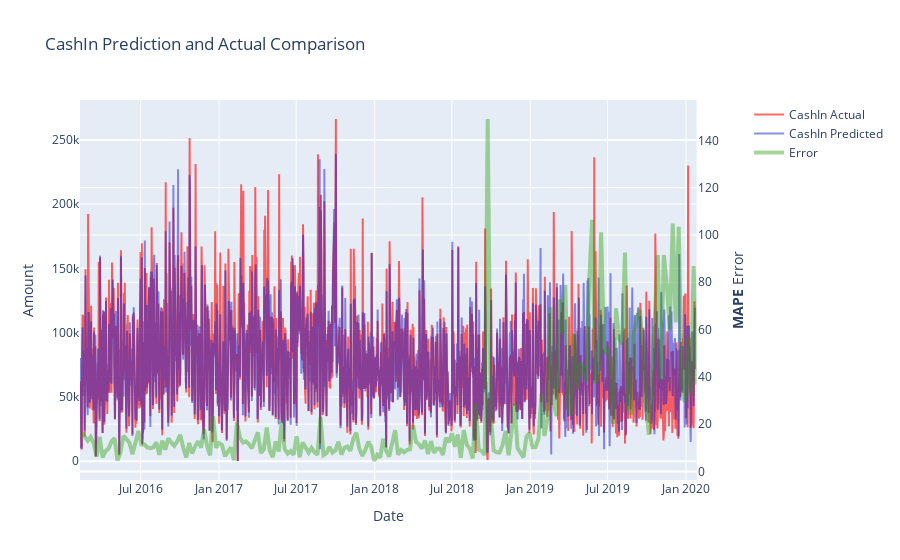

The code cell stored with this chart in its notebook:
### Code cell
draw_model_error(nn_model, get_input_sets(feature_set[feature_set.columns[2:]]), feature_set[TARGET])

### Figure 1 — Plotly figure (JSON) as saved in the notebook; plotly's stock layout.template omitted (floating-point values rounded to 4 significant figures; data arrays with more than 128 entries replaced by an {"elided": "..."} marker saying what was removed)
{"data": [{"line": {"color": "rgba(255,0,0,0.6)"}, "name": "CashIn Actual", "type": "scatter", "x": {"elided": "1443 str values"}, "xaxis": "x", "y": {"elided": "1443 float values"}, "yaxis": "y"}, {"line": {"color": "rgba(30,30,200,0.5)"}, "name": "CashIn Predicted", "type": "scatter", "x": {"elided": "1443 str values"}, "xaxis": "x", "y": {"elided": "1443 float values"}, "yaxis": "y"}, {"line": {"color": "rgba(34, 155, 0, 0.4)", "width": 4}, "name": "Error", "type": "scatter", "x": {"elided": "207 str values"}, "xaxis": "x", "y": {"elided": "207 float values"}, "yaxis": "y2"}], "layout": {"title": {"text": "CashIn Prediction and Actual Comparison"}, "xaxis": {"anchor": "y", "domain": [0, 0.94], "title": {"text": "Date"}}, "yaxis": {"anchor": "x", "domain": [0, 1], "title": {"text": "Amount"}}, "yaxis2": {"anchor": "x", "overlaying": "y", "side": "right", "title": {"text": "<b>MAPE</b> Error"}}}}
